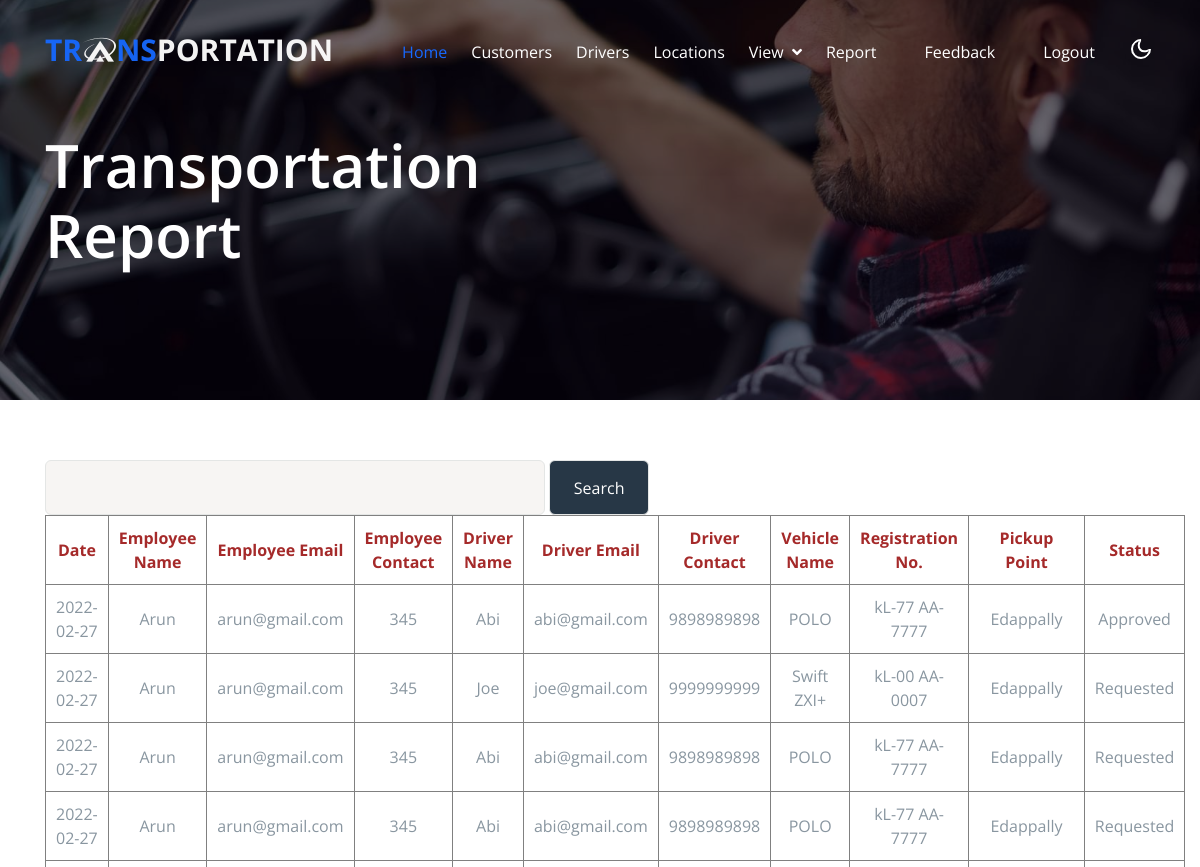
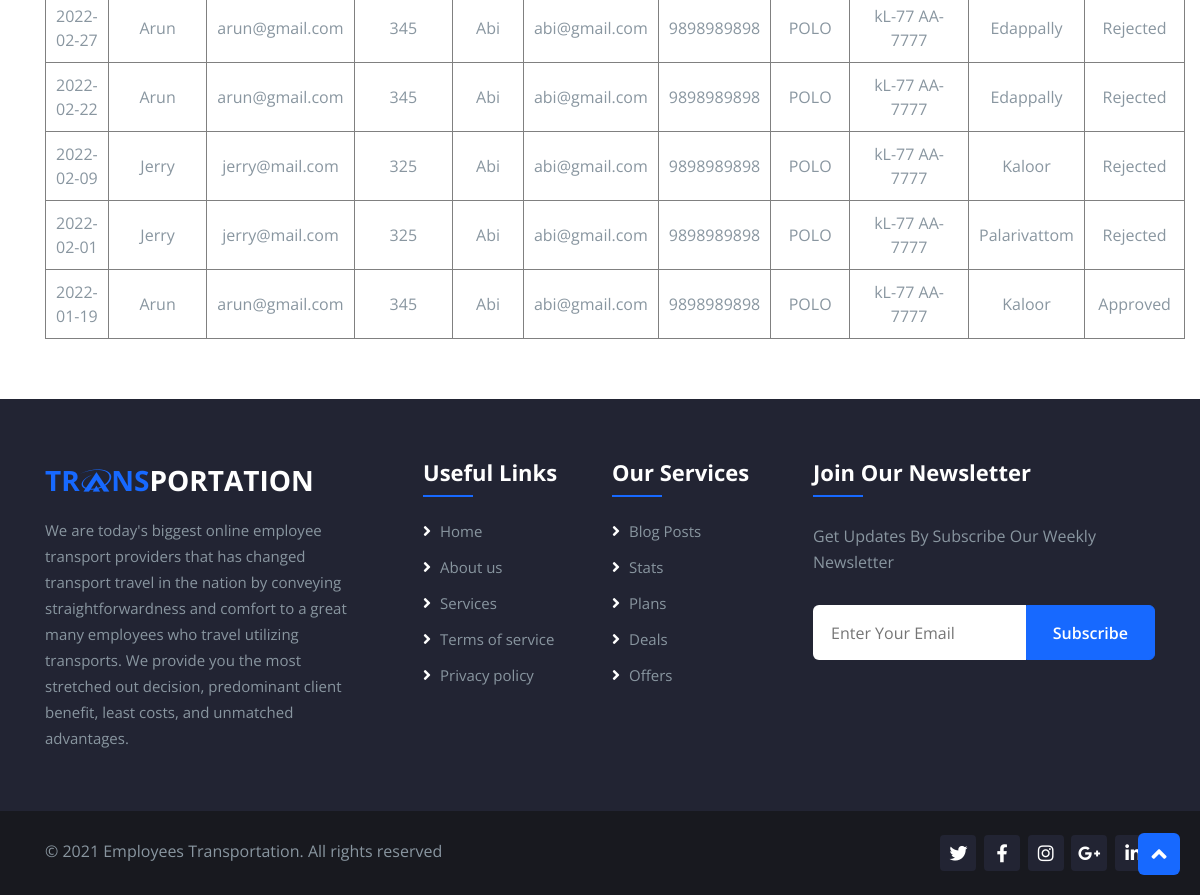
Page /adminviewtransportation.php on the committed database (2 pictures, top to bottom).
### tables this page shows
CREATE TABLE `vehicle_request` (
  `vr_id` int(11) NOT NULL,
  `emp_id` int(11) NOT NULL,
  `pp_id` int(11) NOT NULL,
  `driv_id` int(11) NOT NULL,
  `time` varchar(30) NOT NULL,
  `start_date` date NOT NULL,
  `details` varchar(100) NOT NULL,
  `dp_id` int(11) NOT NULL,
  `status` varchar(30) NOT NULL
);

CREATE TABLE `employees` (
  `emp_id` int(11) NOT NULL,
  `name` varchar(25) DEFAULT NULL,
  `email` varchar(25) DEFAULT NULL,
  `empid` varchar(25) DEFAULT NULL,
  `phone` varchar(25) DEFAULT NULL,
  `adrs` varchar(50) DEFAULT NULL
);

CREATE TABLE `drivers` (
  `driv_id` int(11) NOT NULL,
  `name` varchar(25) DEFAULT NULL,
  `email` varchar(25) DEFAULT NULL,
  `contact` varchar(25) DEFAULT NULL,
  `adrs` varchar(50) DEFAULT NULL,
  `car` varchar(50) DEFAULT NULL,
  `capacity` varchar(25) DEFAULT NULL,
  `reg_num` varchar(50) DEFAULT NULL,
  `lice_num` varchar(50) DEFAULT NULL
);

CREATE TABLE `pickup_points` (
  `pp_id` int(11) NOT NULL,
  `ppoints` varchar(50) NOT NULL
);

### adminviewtransportation.php (the view, shortened to what this page needs)
<?php
include "adminHeader.php";
include "connection.php";
?>
<div class="w3l-main-slider position-relative" id="home">
    <div class="w3l-bannerhny-content">
        <div class="container">
            <div class="w3l-bannerhny-info">
                <h3 class="mb-md-5 mb-2">Transportation Report</h3>
            </div>
        </div>
    </div>
</div>
<section id="contact" class="contact">
    <div class="container">
        <form action="" method="post">
            <input type="search" name="search" id="" style="width: 500px; background-color:#F7F5F3">
            <input type="submit" name="submit" value="Search" style="width: 100px; background-color:#273746; color:#fff">
        </form>
        <?php
        if (isset($_REQUEST['submit'])) {
            $search = $_POST['search'];
            $qry = "SELECT * FROM `vehicle_request` vr, `employees` e, `drivers` d, `pickup_points` pp WHERE vr.`emp_id`=e.`emp_id` AND vr.`driv_id`=d.`driv_id` AND vr.`pp_id`=pp.`pp_id` AND (d.`name` LIKE '%$search%' OR e.`name` LIKE '%$search%') ORDER BY vr.`vr_id` DESC";
            $result = mysqli_query($conn, $qry);
        ?>
            <table>
                <tr>
                    <th>Date</th>
                    <th>Employee Name</th>
                    <th>Employee Email</th>
                    <th>Employee Contact</th>
                    <th>Driver Name</th>
                    <th>Driver Email</th>
                    <th>Driver Contact</th>
                    <th>Vehicle Name</th>
                    <th>Registration No.</th>
                    <th>Pickup Point</th>
                    <th>Status</th>
                </tr>
                <?php
                while ($row = mysqli_fetch_array($result)) {
                    echo "<tr>
                <td>$row[start_date]</td>
                    <td>$row[10]</td>
                    <td>$row[11]</td>
                    <td>$row[12]</td>
                    <td>$row[16]</td>
                    <td>$row[17]</td>
                    <td>$row[18]</td>
                    <td>$row[car]</td>
                    <td>$row[reg_num]</td>
                    <td>$row[ppoints]</td>
                    <td>$row[status]</td>
                    </tr>";
                }
                ?>
            </table>
        <?php
        } else {
            $qry = "SELECT * FROM `vehicle_request` vr, `employees` e, `drivers` d, `pickup_points` pp WHERE vr.`emp_id`=e.`emp_id` AND vr.`driv_id`=d.`driv_id` AND vr.`pp_id`=pp.`pp_id` ORDER BY vr.`vr_id` DESC";
            $result = mysqli_query($conn, $qry);
        ?>
            <table>
                <tr>
                    <th>Date</th>
                    <th>Employee Name</th>
                    <th>Employee Email</th>
                    <th>Employee Contact</th>
                    <th>Driver Name</th>
                    <th>Driver Email</th>
                    <th>Driver Contact</th>
                    <th>Vehicle Name</th>
                    <th>Registration No.</th>
                    <th>Pickup Point</th>
                    <th>Status</th>
                </tr>
                <?php
                while ($row = mysqli_fetch_array($result)) {
                    echo "<tr>
                <td>$row[start_date]</td>
                    <td>$row[10]</td>
                    <td>$row[11]</td>
                    <td>$row[12]</td>
                    <td>$row[16]</td>
                    <td>$row[17]</td>
                    <td>$row[18]</td>
                    <td>$row[car]</td>
                    <td>$row[reg_num]</td>
                    <td>$row[ppoints]</td>
                    <td>$row[status]</td>
                    </tr>";
                }
                ?>
            </table>
        <?php
        }
        ?>
    </div>
</section>
<?php
include "baseFooter.php";
?>

### adminHeader.php (shortened to what this page needs)
<!DOCTYPE html>
<html lang="en">
<head>
    <link rel="stylesheet" href="assets/css/style-starter.css" />
</head>
<body>
    <header id="site-header" class="fixed-top">
        <div class="container">
            <nav class="navbar navbar-expand-lg navbar-light stroke py-lg-0">
                <h1>
                    <a class="navbar-brand" href="#">
                        <span class="w3yellow">Tr<i class="fab fa-asymmetrik"></i>ns</span>portation
                    </a>
                </h1>
                <div class="collapse navbar-collapse" id="navbarScroll">
                    <ul class="navbar-nav ms-lg-auto my-2 my-lg-0 navbar-nav-scroll">
                        <li class="nav-item">
                            <a class="nav-link active" aria-current="page" href="#">Home</a>
                        </li>
                        <li class="nav-item">
                            <a class="nav-link scroll" href="adminViewCustomers.php">Customers</a>
                        </li>
                        <li class="nav-item">
                            <a class="nav-link scroll" href="adminViewDrivers.php">Drivers</a>
                        </li>
                        <li class="nav-item">
                            <a class="nav-link scroll" href="adminAddLocations.php">Locations</a>
                        </li>
                        <li class="nav-item dropdown">
                            <a class="nav-link dropdown-toggle" href="#Pages" id="navbarDropdown" role="button" data-bs-toggle="dropdown" aria-expanded="false">
                                View <span class="fa fa-angle-down ms-1"></span>
                            </a>
                        </li>
                        <li class="nav-item me-lg-4">
                            <a class="nav-link scroll" href="adminviewtransportation.php">Report</a>
                        </li>
                        <li class="nav-item me-lg-4">
                            <a class="nav-link scroll" href="adminViewFeedback.php">Feedback</a>
                        </li>
                        <li class="nav-item me-lg-4">
                            <a class="nav-link scroll" href="index.php">Logout</a>
                        </li>
                    </ul>
                </div>
                <div class="mobile-position">
                    <nav class="navigation">
                        <div class="theme-switch-wrapper">
                            <label class="theme-switch" for="checkbox">
                                <div class="mode-container">
                                    <i class="gg-moon"></i>
                                </div>
                            </label>
                        </div>
                    </nav>
                </div>
            </nav>
        </div>
    </header>

### baseFooter.php (shortened to what this page needs)
		<footer id="footer" class="wthree-footerhny">
			<div class="footer-top">
				<div class="container">
					<div class="row">
						<div class="col-lg-4 col-md-6 footer-contact pe-lg-5">
							<div class="footer-logo mb-3">
								<a class="navbar-brand" href="index.html"><span class="w3yellow">Tr<i class="fab fa-asymmetrik"></i>ns</span>portation</a>
							</div>
							<p>
								We are today's biggest online employee transport providers that has changed transport travel in the nation by conveying straightforwardness and comfort to a great many employees who travel utilizing transports.
We provide you the most stretched out decision, predominant client benefit, least costs, and unmatched advantages.
							</p>
						</div>
						<div class="col-lg-2 col-md-6 footer-links">
							<h4>Useful Links</h4>
							<ul>
								<li>
									<i class="fas fa-angle-right"></i> <a href="#index">Home</a>
								</li>
								<li>
									<i class="fas fa-angle-right"></i> <a href="#us">About us</a>
								</li>
								<li>
									<i class="fas fa-angle-right"></i>
									<a href="#serve">Services</a>
								</li>
								<li>
									<i class="fas fa-angle-right"></i>
									<a href="#terms">Terms of service</a>
								</li>
								<li>
									<i class="fas fa-angle-right"></i>
									<a href="#privacy">Privacy policy</a>
								</li>
							</ul>
						</div>
						<div class="col-lg-2 col-md-6 footer-links">
							<h4>Our Services</h4>
							<ul>
								<li>
									<i class="fas fa-angle-right"></i>
									<a href="#blogs">Blog Posts</a>
								</li>
								<li>
									<i class="fas fa-angle-right"></i> <a href="#stats">Stats</a>
								</li>
								<li>
									<i class="fas fa-angle-right"></i> <a href="#Plans">Plans</a>
								</li>
								<li>
									<i class="fas fa-angle-right"></i> <a href="#Deals">Deals</a>
								</li>
								<li>
									<i class="fas fa-angle-right"></i>
									<a href="#Offers">Offers</a>
								</li>
							</ul>
						</div>
						<div class="col-lg-4 col-md-6 footer-newsletter ps-lg-4">
							<h4>Join Our Newsletter</h4>
							<p>Get Updates By Subscribe Our Weekly Newsletter</p>
							<form action="" class="d-flex" method="post">
								<input type="email" name="email" placeholder="Enter Your Email" required="" />
								<button type="submit" class="btn btn-primary btn-style">
									Subscribe
								</button>
							</form>
						</div>
					</div>
				</div>
			</div>
			<div class="container d-md-flex py-4">
				<div class="me-md-auto text-center text-md-start">
					<div class="copyright">
						<p class="copy-footer-29">
							© 2021 Employees Transportation. All rights reserved
						</p>
					</div>
				</div>
				<div class="social-links text-center text-md-end pt-3 pt-md-0">
					<a href="#" class="twitter"><i class="fab fa-twitter"></i></a>
					<a href="#" class="facebook"><i class="fab fa-facebook-f"></i></a>
					<a href="#" class="instagram"><i class="fab fa-instagram"></i></a>
					<a href="#" class="google-plus"><i class="fab fa-google-plus-g"></i></a>
					<a href="#" class="linkedin"><i class="fab fa-linkedin-in"></i></a>
				</div>
			</div>
			<button onclick="topFunction()" id="movetop" title="Go to top" style="display: block">
				<span class="fa fa-angle-up"></span>
			</button>
		</footer>
		</body>
		</html>

### adminviewtransportation.php (style rules this page uses)
table { margin: auto; width: 80%; text-align: center; }
th { color: brown; }
table, th, td { border: 1px solid gray; border-collapse: collapse; }
th, td { padding: 10px; }

### rows in the picture
vehicle_request: start_date "2022-02-27", emp.name "Arun", emp.email "arun@gmail.com", emp.empid "345", driv.name "Abi", driv.email "abi@gmail.com", driv.contact "9898989898", driv.car "POLO", driv.reg_num "kL-77 AA-7777", pp.ppoints "Edappally", status "Approved"
vehicle_request: start_date "2022-02-27", emp.name "Arun", emp.email "arun@gmail.com", emp.empid "345", driv.name "Joe", driv.email "joe@gmail.com", driv.contact "9999999999", driv.car "Swift ZXI+", driv.reg_num "kL-00 AA-0007", pp.ppoints "Edappally", status "Requested"
vehicle_request: start_date "2022-02-27", emp.name "Arun", emp.email "arun@gmail.com", emp.empid "345", driv.name "Abi", driv.email "abi@gmail.com", driv.contact "9898989898", driv.car "POLO", driv.reg_num "kL-77 AA-7777", pp.ppoints "Edappally", status "Requested"
vehicle_request: start_date "2022-02-27", emp.name "Arun", emp.email "arun@gmail.com", emp.empid "345", driv.name "Abi", driv.email "abi@gmail.com", driv.contact "9898989898", driv.car "POLO", driv.reg_num "kL-77 AA-7777", pp.ppoints "Edappally", status "Requested"
vehicle_request: start_date "2022-02-27", emp.name "Arun", emp.email "arun@gmail.com", emp.empid "345", driv.name "Abi", driv.email "abi@gmail.com", driv.contact "9898989898", driv.car "POLO", driv.reg_num "kL-77 AA-7777", pp.ppoints "Edappally", status "Rejected"
vehicle_request: start_date "2022-02-22", emp.name "Arun", emp.email "arun@gmail.com", emp.empid "345", driv.name "Abi", driv.email "abi@gmail.com", driv.contact "9898989898", driv.car "POLO", driv.reg_num "kL-77 AA-7777", pp.ppoints "Edappally", status "Rejected"
vehicle_request: start_date "2022-02-09", emp.name "Jerry", emp.email "jerry@mail.com", emp.empid "325", driv.name "Abi", driv.email "abi@gmail.com", driv.contact "9898989898", driv.car "POLO", driv.reg_num "kL-77 AA-7777", pp.ppoints "Kaloor", status "Rejected"
vehicle_request: start_date "2022-02-01", emp.name "Jerry", emp.email "jerry@mail.com", emp.empid "325", driv.name "Abi", driv.email "abi@gmail.com", driv.contact "9898989898", driv.car "POLO", driv.reg_num "kL-77 AA-7777", pp.ppoints "Palarivattom", status "Rejected"
vehicle_request: start_date "2022-01-19", emp.name "Arun", emp.email "arun@gmail.com", emp.empid "345", driv.name "Abi", driv.email "abi@gmail.com", driv.contact "9898989898", driv.car "POLO", driv.reg_num "kL-77 AA-7777", pp.ppoints "Kaloor", status "Approved"
